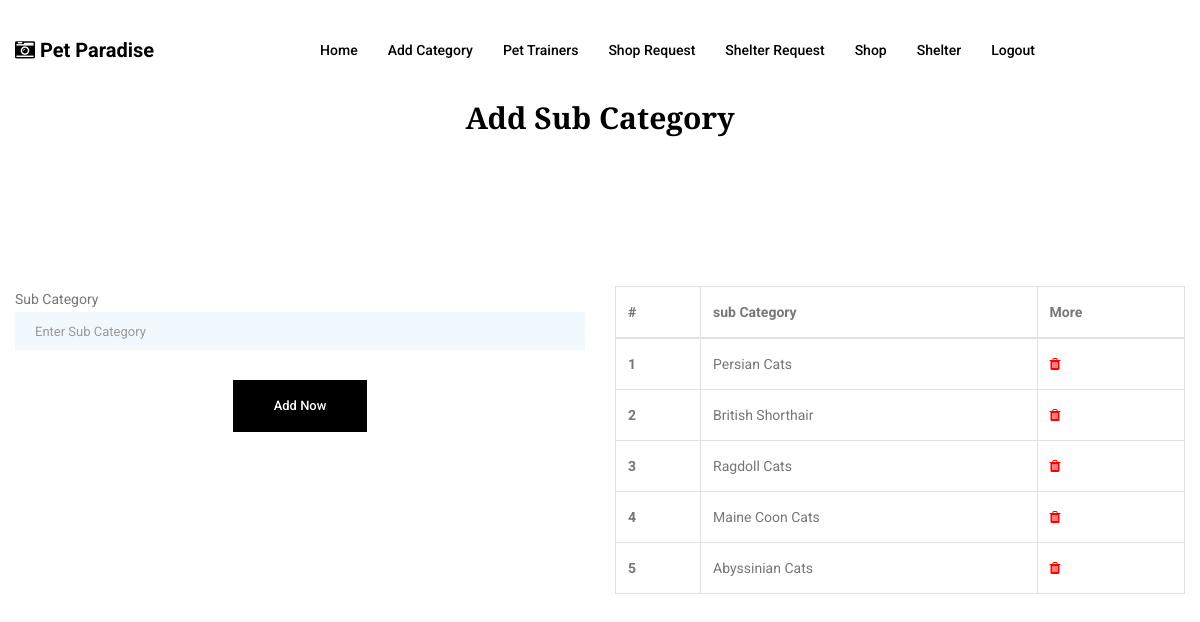
The app's page /admin/sub_cate.php?mid=1 (signed in) with its own data.
### tables this page shows
CREATE TABLE IF NOT EXISTS `sub_cate` (
  `id` int(11) NOT NULL AUTO_INCREMENT,
  `cid` varchar(150) NOT NULL,
  `nme` varchar(150) NOT NULL,
  `st` int(11) NOT NULL,
  PRIMARY KEY (`id`)
);

### admin/sub_cate.php (the view, shortened to what this page needs)
<?php
$mid=$_GET['mid'];
?>
<!doctype html>
<html lang="en">
<head>
    <link rel="stylesheet" href="../temp/css/bootstrap.css">
    <link rel="stylesheet" href="../temp/vendors/linericon/style.css">
    <link rel="stylesheet" href="../temp/css/font-awesome.min.css">
    <link rel="stylesheet" href="../temp/vendors/owl-carousel/owl.carousel.min.css">
    <link rel="stylesheet" href="../temp/vendors/lightbox/simpleLightbox.css">
    <link rel="stylesheet" href="../temp/vendors/nice-select/css/nice-select.css">
    <link rel="stylesheet" href="../temp/vendors/animate-css/animate.css">
    <link rel="stylesheet" href="../temp/vendors/jquery-ui/jquery-ui.css">
    <link rel="stylesheet" href="../temp/css/style.css">
    <link rel="stylesheet" href="../temp/css/responsive.css">
</head>
<body>
    <header class="header_area">
        <div class="main_menu">
            <?php
                                                include 'menu.php';
            ?>
        </div>
    </header>
     <section>
           <center>
                         <h2>Add Sub Category</h2>
                        </center>
     </section>
    <section class="contact_area section-gap">
        <div class="container">
            <div class="row">
                <div class="col-lg-12">
                    <form class="row contact_form"  method="post" >
                        <div class="col-md-6">
                            <div class="form-group">
                                <span>Sub Category</span>
                                <input type="text" class="form-control"required=""   name="t1" placeholder="Enter Sub Category">
                            </div>
                            <center>
                            <button type="submit" value="submit"name="b1" class="btn submit_btn">Add Now</button>
                            </center>
                        </div>
                        <div class="col-md-6">
                                     <?php
                                                        $sel_gal=mysqli_query($dbcon,"select * from sub_cate where cid=$mid");
                                                        if(mysqli_num_rows($sel_gal)>0)
                                                        {$i=0;
                                                        ?>
                                    <table class="table table-bordered">
                                    <thead>
                                        <tr>
                                            <th scope="col">#</th>
                                            <th scope="col">sub Category</th>
                                            <th scope="col">More</th>
                                        </tr>
                                    </thead>
                                    <tbody>
                                         <?php
                                                            while($r_gal=mysqli_fetch_row($sel_gal))
                                                            {
                                                                $i++;
                                                                ?>
                                        <tr>
                                            <th scope="row"><?php echo $i ?></th>
                                            <td><?php echo $r_gal[2] ?></td>
                                            <td><a href="sub_cate.php?del=<?php echo $r_gal[0] ?>&mid=<?php echo $mid ?>"><span style="color: red" class="fa fa-trash"></span></a></td>
                                        </tr>
                                        <?php
                                                            }
                                                            ?>
                                    </tbody>
                                </table>
                                    <?php
                                                        }
                                                        ?>
                        </div>
                    </form>
                </div>
            </div>
        </div>
    </section>
</body>
</html>

### records on screen
sub_cate: nme "Persian Cats"
sub_cate: nme "British Shorthair"
sub_cate: nme "Ragdoll Cats"
sub_cate: nme "Maine Coon Cats"
sub_cate: nme "Abyssinian Cats"

### other values on screen
$title "Pet Paradise"
